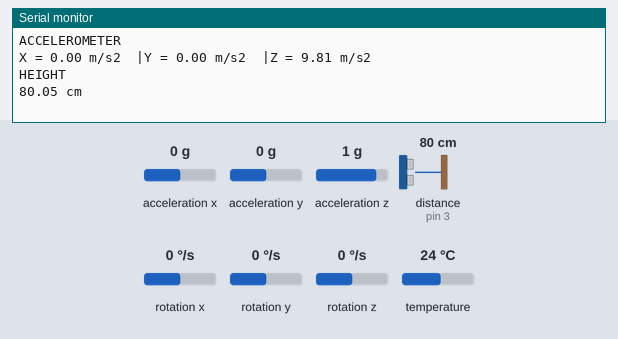
A sketch run on a simulated Arduino Uno, built with avr-gcc and run on an emulated ATmega328P. Parts: the last lines printed to the serial monitor. Wiring (inferred from the names in the program): ultrasonic range finder: trigger pin 4; echo pin 3. The inputs (shaded band) are chosen by the test bench; at power-on: acceleration x 0 g, distance to the obstacle (sensor on pin 3) 80 cm, acceleration y 0 g, acceleration z 1 g, rotation x 0 °/s, rotation y 0 °/s, rotation z 0 °/s, temperature 24 °C. The echo pulse lasts 58.3 µs per cm.

Above: at 1.2 s.
1.3 s: acceleration x set to -1.4 g
At 1.66 s:
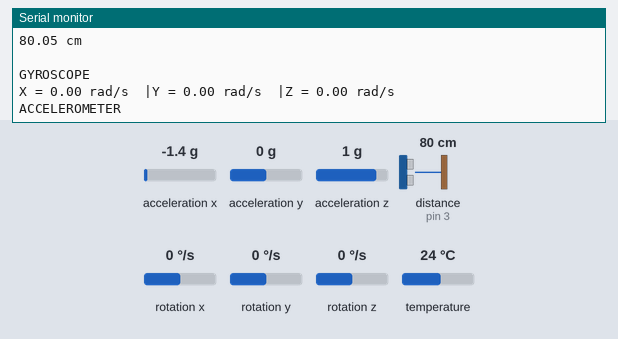
3.2 s: distance to the obstacle (sensor on pin 3) set to 2 cm
At 3.32 s:
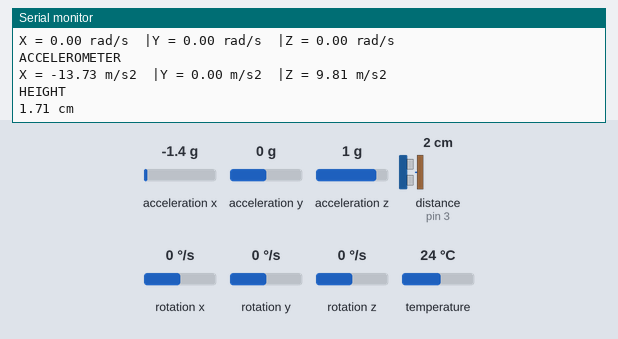
5.1 s: acceleration y set to -1.4 g
At 6.43 s:
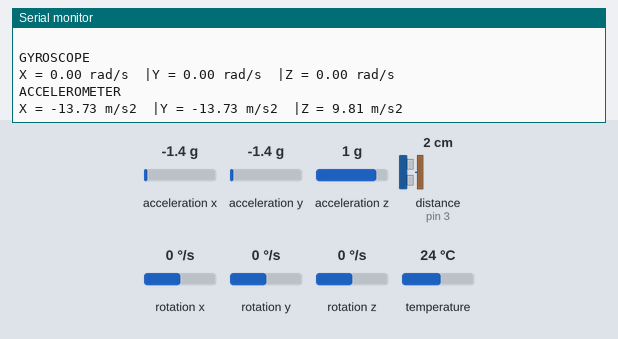
7.0 s: acceleration z set to -1.4 g
At 8.08 s:
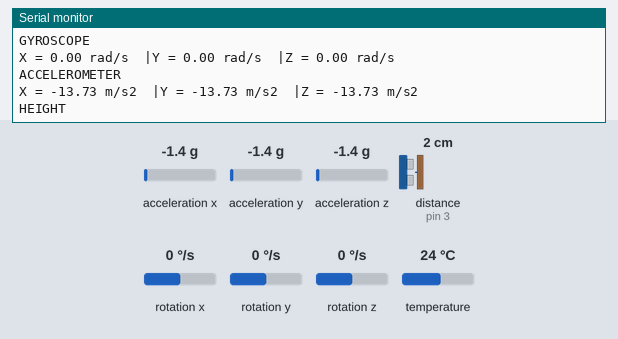
8.9 s: distance to the obstacle (sensor on pin 3) set to 4 cm
At 10.4 s:
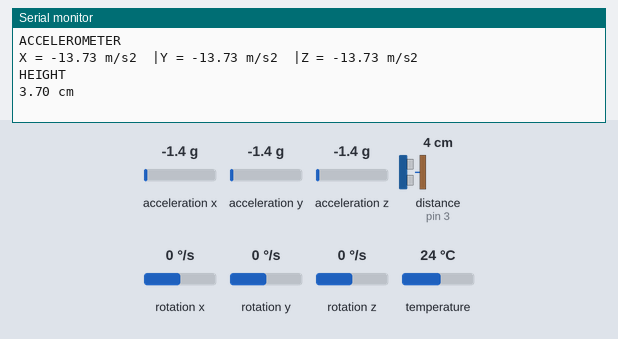
10.8 s: distance to the obstacle (sensor on pin 3) set to 120 cm
At 12.4 s:
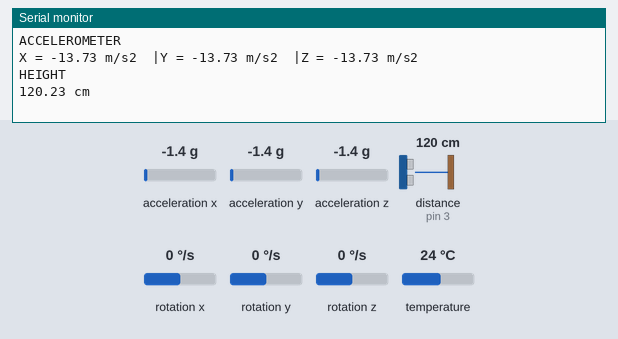
Timing chart, 0 to 13.9 s (numbered marks = the images above; inputs shaded):
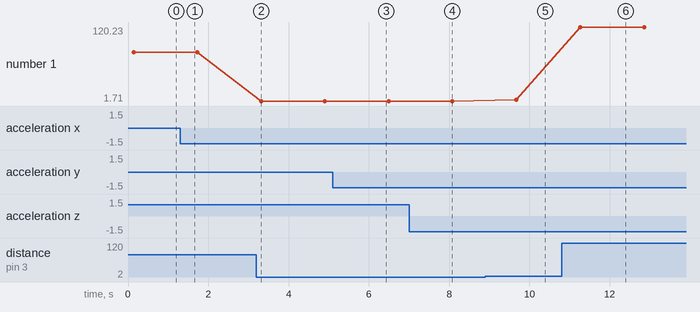

The sketch:

mpu6050_rev1.ino
```cpp
#include <Wire.h>
#include <I2Cdev.h>
#include <Adafruit_MPU6050.h>

#define triggerPin 4
#define echoPin 3
float cm = 0;

Adafruit_MPU6050 mpu;
int16_t ax, ay, az;
int16_t gx, gy, gz;
sensors_event_t a, g, temp;

//Gyroscope sensor deviation
float gyroXerror = 0.07;
float gyroYerror = 0.03;
float gyroZerror = 0.01;

float gyroX, gyroY, gyroZ;
float accX, accY, accZ;

struct MyData {
  byte X;
  byte Y;
  byte Z;
};

MyData data;

void setup()
{
  Serial.begin(9600);
  Wire.begin();
  mpu.begin();
  //pinMode(LED_BUILTIN, OUTPUT);
}

void gyroScope()
{
  mpu.getEvent(&a, &g, &temp);

  float gyroX_temp = g.gyro.x;
  if(abs(gyroX_temp) > gyroXerror)  {
    gyroX += gyroX_temp/50.00;
  }

  float gyroY_temp = g.gyro.y;
  if(abs(gyroY_temp) > gyroYerror) {
    gyroY += gyroY_temp/70.00;
  }

  float gyroZ_temp = g.gyro.z;
  if(abs(gyroZ_temp) > gyroZerror) {
    gyroZ += gyroZ_temp/90.00;
  }
  Serial.println("GYROSCOPE");
  Serial.print("X = ");
  Serial.print(gyroX);
  Serial.print(" rad/s  |");
  Serial.print("Y = ");
  Serial.print(gyroY);
  Serial.print(" rad/s  |");
  Serial.print("Z = ");
  Serial.print(gyroZ);
  Serial.println(" rad/s");
}

void accelerometer()
{
  mpu.getEvent(&a, &g, &temp);
  // Get current acceleration values
  accX = a.acceleration.x;
  accY = a.acceleration.y;
  accZ = a.acceleration.z;
  Serial.println("ACCELEROMETER");
  Serial.print("X = ");
  Serial.print(accX);
  Serial.print(" m/s2  |");
  Serial.print("Y = ");
  Serial.print(accY);
  Serial.print(" m/s2  |");
  Serial.print("Z = ");
  Serial.print(accZ);
  Serial.println(" m/s2");

}

long readUltrasonicDistance() {
  pinMode(triggerPin, OUTPUT);
  digitalWrite(triggerPin, LOW);
  delayMicroseconds(2);
  digitalWrite(triggerPin, HIGH);
  delayMicroseconds(10);
  digitalWrite(triggerPin, LOW);
  pinMode(echoPin, INPUT);
  return pulseIn(echoPin, HIGH);
}

void loop()
{
  gyroScope();
  accelerometer();
  cm = 0.01723 * readUltrasonicDistance();
  Serial.println("HEIGHT");
  Serial.print(cm);
  Serial.println(" cm ");
  Serial.println(" ");
  delay(1500);
}
```

Measured:
- after the input at 3.2 s, the serial monitor: prints a new line after 0.11 s (image 2)
- after the input at 5.1 s, the serial monitor: prints a new line after 1.3 s (image 3)
- after the input at 7.0 s, the serial monitor: prints a new line after 1.0 s (image 4)
- after the input at 8.9 s, the serial monitor: prints a new line after 0.77 s (image 5)
- after the input at 10.8 s, the serial monitor: prints a new line after 0.46 s (image 6)
- plotted number 1: 80.05 → 1.71 after the input at 3.2 s, 1.71 → 3.7 after the input at 8.9 s, 3.7 → 120.23 after the input at 10.8 s
